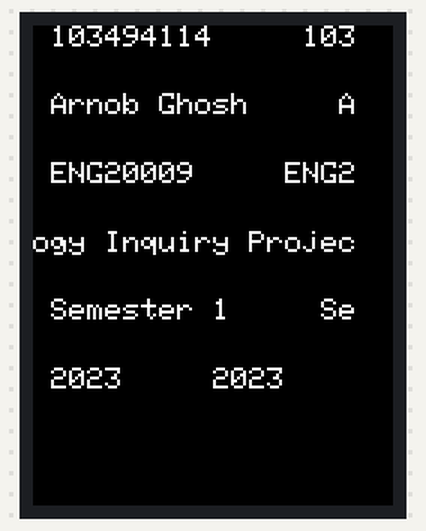
The sketch below on a simulated Arduino Mega 2560, built with avr-gcc and run on an emulated ATmega2560. Shown: 240×320 colour display.

Above: at 0.3 s.
At 1.5 s:
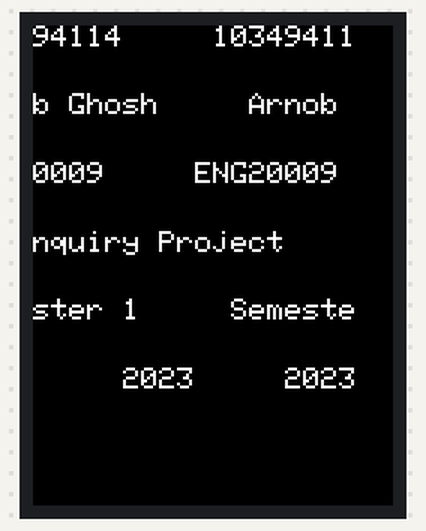
At 2.94 s:
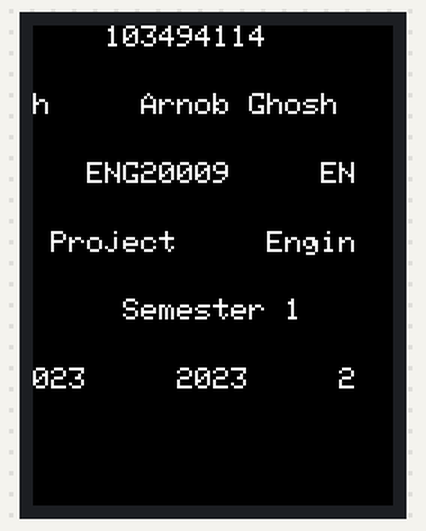
At 5.57 s:
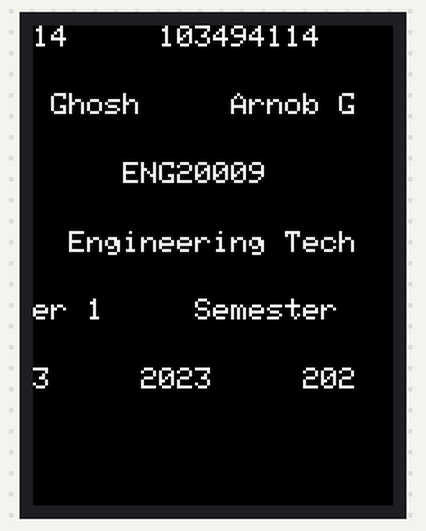
At 8.21 s:
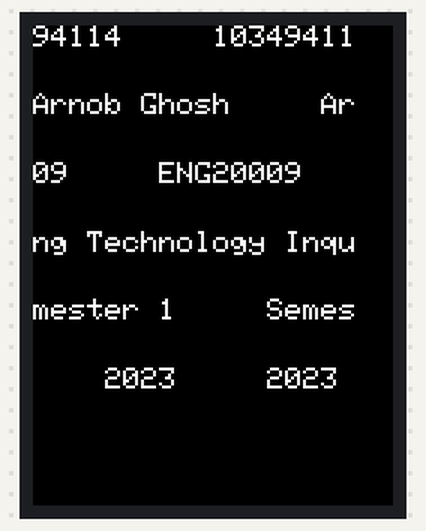
At 11.08 s:
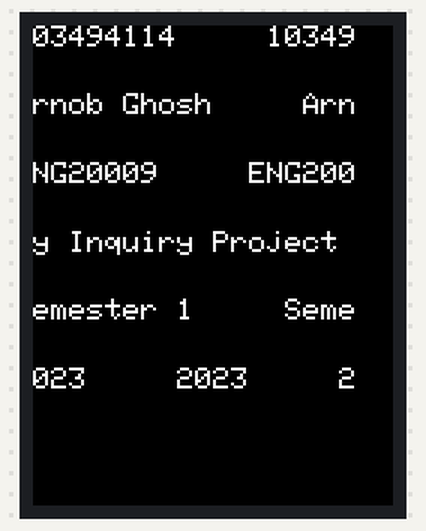

Measured:
- by itself, everything shown: repeats every 10.3 s, in 43 steps

The sketch:

sketch.ino
```cpp
// libraries
#include "SPI.h" // SPI display
#include "Adafruit_GFX.h" // Adafruit graphics
#include "Adafruit_ILI9341.h" // ILI9341 screen controller

// pin definitions
#define TFT_DC 9
#define TFT_CS 53

Adafruit_ILI9341 tft = Adafruit_ILI9341(TFT_CS, TFT_DC); // hardware SPI

void setup() {
  tft.begin();
  tft.setTextColor(ILI9341_WHITE, ILI9341_BLACK); // White on black
  tft.setTextWrap(false); // Don't wrap text to next line
  tft.setTextSize(2); // large letters
  tft.setRotation(0); // horizontal display
}

void loop() {
  String line1 = " 103494114    "; // sample text
  String line2 = " Arnob Ghosh    "; // sample text
  String line3 = " ENG20009    "; // sample text
  String line4 = " Engineering Technology Inquiry Project    "; // sample text
  String line5 = " Semester 1    "; // sample text
  String line6 = " 2023    "; // sample text

  const int width = 18; // width of the marquee display (in characters)

  // Loop once through the string
  for (int offset = 0; offset < line4.length(); offset++) {

    // Construct the string to display for this iteration
    String t1 = "";
    String t2 = "";
    String t3 = "";
    String t4 = "";
    String t5 = "";
    String t6 = "";
    for (int i = 0; i < width; i++) {
      t1 += line1.charAt((offset + i) % line1.length());
      t2 += line2.charAt((offset + i) % line2.length());
      t3 += line3.charAt((offset + i) % line3.length());
      t4 += line4.charAt((offset + i+20) % line4.length());
      t5 += line5.charAt((offset + i) % line5.length());
      t6 += line6.charAt((offset + i) % line6.length());
    }

    // Print the strings for this iteration
    tft.setCursor(0, 0); // line 1
    tft.print(t1);

    tft.setCursor(0, tft.height() / 7); // line 2
    tft.print(t2);

    tft.setCursor(0, 2 * tft.height() / 7); // line 3
    tft.print(t3);

    tft.setCursor(0, 3 * tft.height() / 7); // line 4
    tft.print(t4);

    tft.setCursor(0, 4 * tft.height() / 7); // line 5
    tft.print(t5);

    tft.setCursor(0, 5 * tft.height() / 7); // line 6
    tft.print(t6);

    // Short delay so the text doesn't move too fast
    delay(200);
  }
}
```
